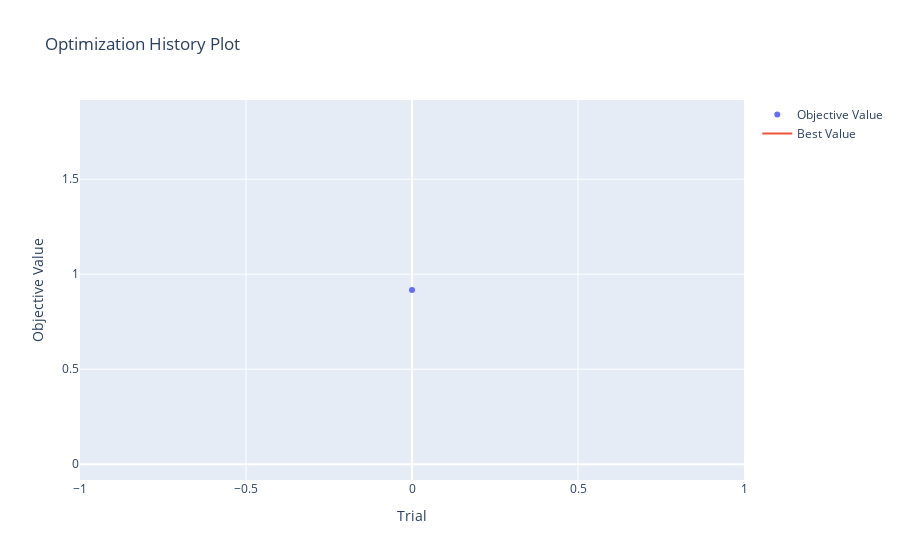

Notebook cell for this chart:
### Markdown cell above
### XGBoost

### Code cell
def objective_xg(trial):
    xg_params = {
        "n_estimators": trial.suggest_int("n_estimators", low = 100, high = 2000),
        "max_depth": trial.suggest_int("max_depth", 3, 10),
        "learning_rate": trial.suggest_loguniform('learning_rate', 1e-3, 1e-1),
        "min_child_weight": trial.suggest_int("min_child_weight", low = 1, high = 10),
    }
    kf = KFold(n_splits = 5, shuffle = True, random_state = 123)
    values_test = []
    xg = XGBClassifier(**xg_params)
    for trf_index, tef_index in kf.split(X_train): # train and test folds of train data (only data we use now)
        X_trf, X_tef = X_train.iloc[trf_index], X_train.iloc[tef_index]
        y_trf, y_tef = y_train.iloc[trf_index], y_train.iloc[tef_index]
        xg.fit(X_trf, y_trf)
        values_test.append(roc_auc_score(y_tef, xg.predict_proba(X_tef)[:,1]))
    return np.mean(np.array(values_test))

study = optuna.create_study(direction = 'maximize')
study.optimize(objective_xg, n_trials = 1)
fig = vis.plot_optimization_history(study)
fig.show()
print('Study Summary')
print(study.best_params)
print('AUC-ROC:', study.best_value)
print('Best model results')
grid2 = XGBClassifier(**study.best_params)
grid2.fit(X_train, y_train)
joblib.dump(grid2, 'sp_xgboost.pkl')
y_val_pred = grid2.predict(X_val)
y_val_proba = grid2.predict_proba(X_val)[:,1]
fpr2, tpr2, thresholds = roc_curve(y_val, y_val_proba, pos_label = 1)
plt.plot(fpr2, tpr2, '-o', linewidth=2, label = 'XGBoost')
plt.plot([0,1], [0,1], 'k--' )
plt.legend()
n_arg = np.argmin(abs(tpr2-1))
thr_opt = thresholds[n_arg]
print('Optimal threshold', thr_opt)
# Putting metrics here as well 
print('Test Metrics')
y_test_proba = grid2.predict_proba(X_test)[:,1]
y_test_final = y_test_proba.copy()
y_test_final[y_test_proba >= thr_opt] = 1
y_test_final[y_test_proba < thr_opt] = 0
print(accuracy_score(y_test, y_test_final)) # accuracy
print(roc_auc_score(y_test, y_test_proba)) # roc auc
print(confusion_matrix(y_test, y_test_final)) # confusion matrix

### Figure 1 — Plotly figure (JSON) as saved in the notebook; plotly's stock layout.template omitted (floating-point values rounded to 4 significant figures)
{"data": [{"mode": "markers", "name": "Objective Value", "type": "scatter", "x": [0], "y": [0.917]}, {"mode": "lines", "name": "Best Value", "type": "scatter", "x": [0], "y": [0.917]}, {"marker": {"color": "#cccccc"}, "mode": "markers", "name": "Infeasible Trial", "showlegend": false, "type": "scatter", "x": [], "y": []}], "layout": {"title": {"text": "Optimization History Plot"}, "xaxis": {"title": {"text": "Trial"}}, "yaxis": {"title": {"text": "Objective Value"}}}}
